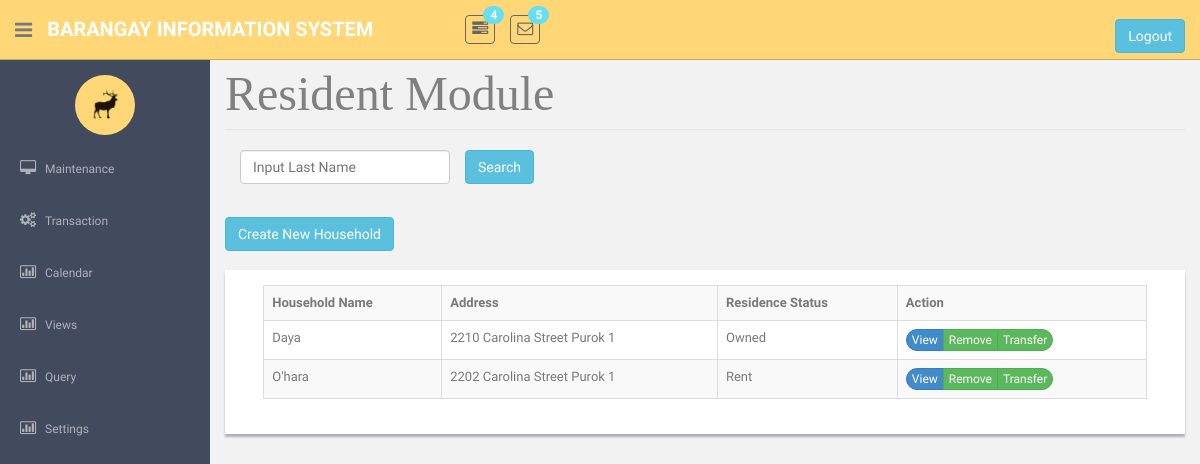
The app's page /Hholdview.php, older data.
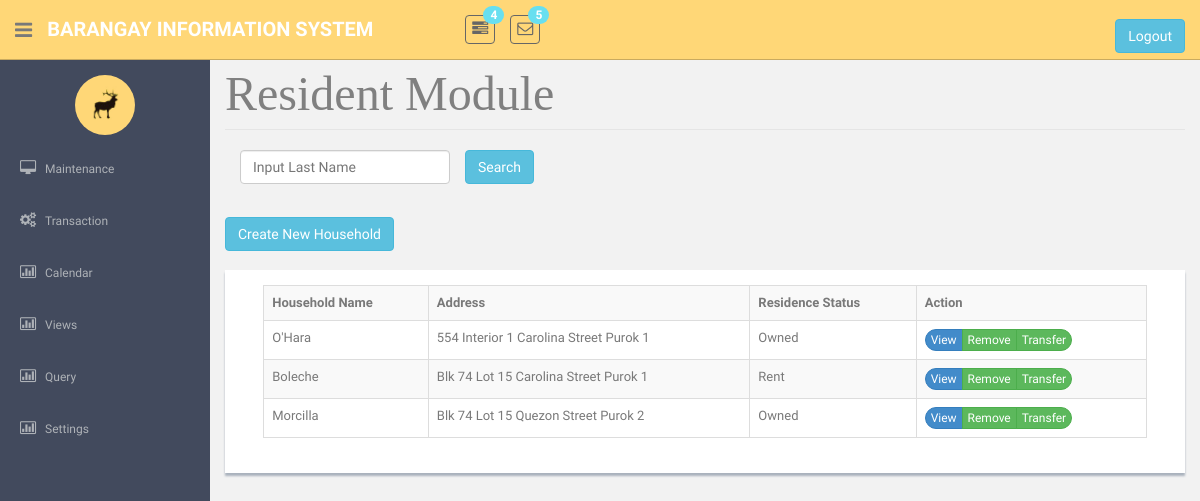
The same page, newer data.
### tables this page shows
CREATE TABLE `tblhousehold` (
  `intHouseholdNo` int(11) NOT NULL,
  `strBuildingNo` varchar(100) DEFAULT NULL,
  `intForeignStreetId` int(25) NOT NULL,
  `strHouseholdLname` varchar(100) NOT NULL,
  `strResidence` varchar(10) NOT NULL,
  `strOldAddress` varchar(100) NOT NULL,
  `strStatus` varchar(20) NOT NULL
);

### Hholdview.php (the view, shortened to what this page needs)
<!DOCTYPE html>
          <?php require('header.php');?>
    <?php require('sidebar.php');?>
      <section id="main-content">
          <section class="wrapper site-min-height">
<legend ><font face = "cambria" size = 8 color = "grey"> Resident Module </font></legend>
<div class="input-append"><div class="form-group">
           <div class="col-sm-3">
        <input class="form-control input-group-lg reg_name" name="search" id="search" placeholder = "Input Last Name"/></div><button class="btn btn-info" onclick = "Search();" name = "s1">Search</button>
</div></div><br>
					<div class="btn-group" role="group">
					<button  class="btn btn-info" onclick = "window.location.href='AddHhold.php'">Create New Household</button>
					</div>
					<br>
<br>
	<form method = POST><center>
	<div class = "showback" id = "tableHousehold">
<table  class="table table-striped table-bordered table-hover"  border = '2' style = 'width:95%'>
<tr>
<th>Household Name</th>
<th>Address</th>
<th>Residence Status</th>
<th>Action</th>
</tr>
<?php
					require('connection.php');
				$sql = "SELECT strHouseholdLname, concat(strBuildingNo,' ',strStreetName,' ',strPurok) as 'Address',strResidence , intHouseholdNo FROM `tblhousehold` inner join `tblstreet` on intStreetId = intForeignStreetId where !(strStatus = 'Disabled') ";
				$query = mysqli_query($con, $sql);
				if(mysqli_num_rows($query) > 0){
					while($row = mysqli_fetch_object($query)){?>
					<tr> <td><?php echo $row->strHouseholdLname?></td>
					<td><?php echo $row->Address?></td>
				<td><?php echo $row->strResidence?></td>
					<td><div class="btn-group " role="group" aria-label="..." >
					<div class="btn-group" role="group">
					<button class="btn btn-primary btn-round btn-xs" type = submit value = <?php echo $row->intHouseholdNo?> name = 'Edit' >View</button>
					</div>
					<div class="btn-group" role="group">
					 <button  class="btn btn-success btn-xs" type = button value = <?php echo $row->intHouseholdNo?> onclick = "Del(this.value)" data-toggle="modal" data-target="#RemoveModal"  name = 'Move' >Remove</button>
					</div>
					<div class="btn-group" role="group">
					 <button class="btn btn-success btn-round btn-xs" type = submit value = <?php echo $row->intHouseholdNo?> name = 'transfer' >Transfer</button></td>
					</div>
					</tr>
				<?php }}
				?>
</form>
		</section><! --/wrapper -->
      </section>
  </section>
  </body>
</html>

Row changes from the older to the newer data that the page shows:
changed tblhousehold: strHouseholdLname "Daya" → "O'Hara"; Address "2210 Carolina Street Purok 1" → "554 Interior 1 Carolina Street Purok 1"
changed tblhousehold "Rent": strHouseholdLname "O'hara" → "Boleche"; Address "2202 Carolina Street Purok 1" → "Blk 74 Lot 15 Carolina Street Purok 1"
added tblhousehold: strHouseholdLname "Morcilla", Address "Blk 74 Lot 15 Quezon Street Purok 2", strResidence "Owned", $row->intHouseholdNo 3 (drawn)
